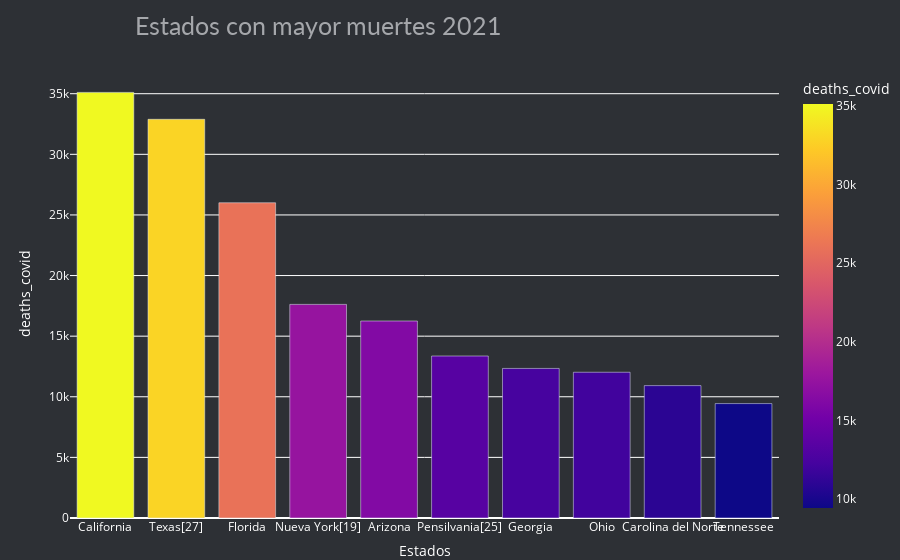

This figure's notebook cell:
### Code cell
# Plotting 5 Países 
fig = px.bar(top10_death.head(10), x='state_name', y='deaths_covid',color='deaths_covid', title='Estados con mayor muertes 2021')
fig.update_layout( title='Estados con mayor muertes 2021',
                            title_x=0.15,
                            margin=dict(t=70, b=0, l=70, r=40),
                            hovermode="x unified",
                            xaxis_tickangle=360,
                        
                            xaxis_title='Estados', yaxis_title="deaths_covid ",
                            plot_bgcolor='#2d3035', paper_bgcolor='#2d3035',
                            title_font=dict(size=25, color='#a5a7ab', family="Lato, sans-serif"),
                            font=dict(color='white'),
                            legend=dict(orientation="h", yanchor="bottom", y=1.02, xanchor="right", x=1)
                            )

fig.show()

### Figure 1 — Plotly figure (JSON) as saved in the notebook; plotly's stock layout.template omitted (floating-point values rounded to 4 significant figures)
{"data": [{"alignmentgroup": "True", "hovertemplate": "state_name=%{x}<br>deaths_covid=%{marker.color}<extra></extra>", "legendgroup": "", "marker": {"color": [35108, 32889, 26004, 17620, 16250, 13363, 12338, 12023, 10922, 9439], "coloraxis": "coloraxis", "pattern": {"shape": ""}}, "name": "", "offsetgroup": "", "orientation": "v", "showlegend": false, "textposition": "auto", "type": "bar", "x": ["California", "Texas[27]", "Florida", "Nueva York[19]", "Arizona", "Pensilvania[25]", "Georgia", "Ohio", "Carolina del Norte", "Tennessee"], "xaxis": "x", "y": [35108, 32889, 26004, 17620, 16250, 13363, 12338, 12023, 10922, 9439], "yaxis": "y"}], "layout": {"barmode": "relative", "coloraxis": {"colorbar": {"title": {"text": "deaths_covid"}}, "colorscale": [[0, "#0d0887"], [0.1111, "#46039f"], [0.2222, "#7201a8"], [0.3333, "#9c179e"], [0.4444, "#bd3786"], [0.5556, "#d8576b"], [0.6667, "#ed7953"], [0.7778, "#fb9f3a"], [0.8889, "#fdca26"], [1, "#f0f921"]]}, "font": {"color": "white"}, "hovermode": "x unified", "legend": {"orientation": "h", "tracegroupgap": 0, "x": 1, "xanchor": "right", "y": 1.02, "yanchor": "bottom"}, "margin": {"b": 0, "l": 70, "r": 40, "t": 70}, "paper_bgcolor": "#2d3035", "plot_bgcolor": "#2d3035", "title": {"font": {"color": "#a5a7ab", "family": "Lato, sans-serif", "size": 25}, "text": "Estados con mayor muertes 2021", "x": 0.15}, "xaxis": {"anchor": "y", "domain": [0, 1], "tickangle": 0, "title": {"text": "Estados"}}, "yaxis": {"anchor": "x", "domain": [0, 1], "title": {"text": "deaths_covid "}}}}
